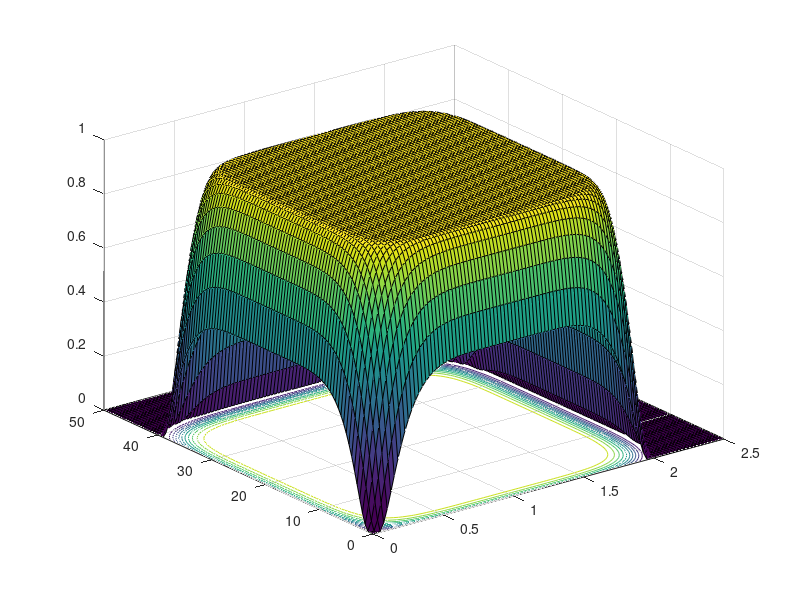
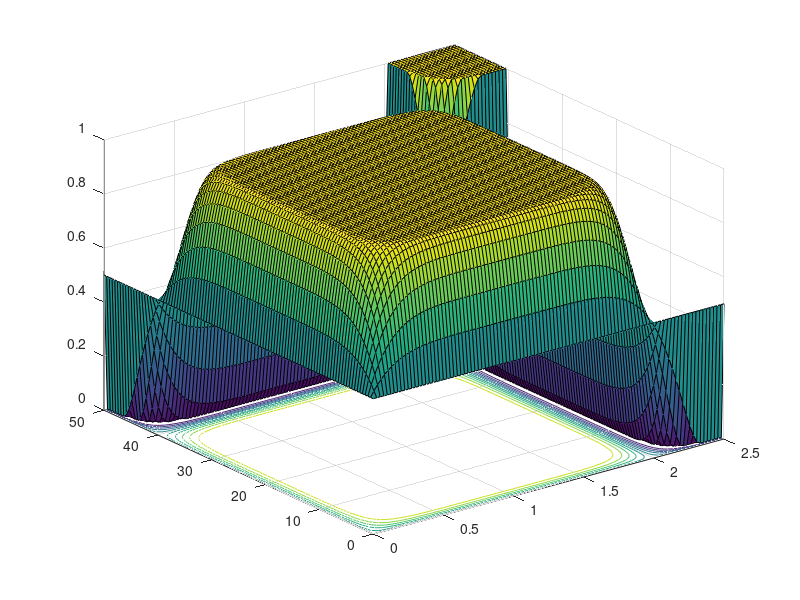
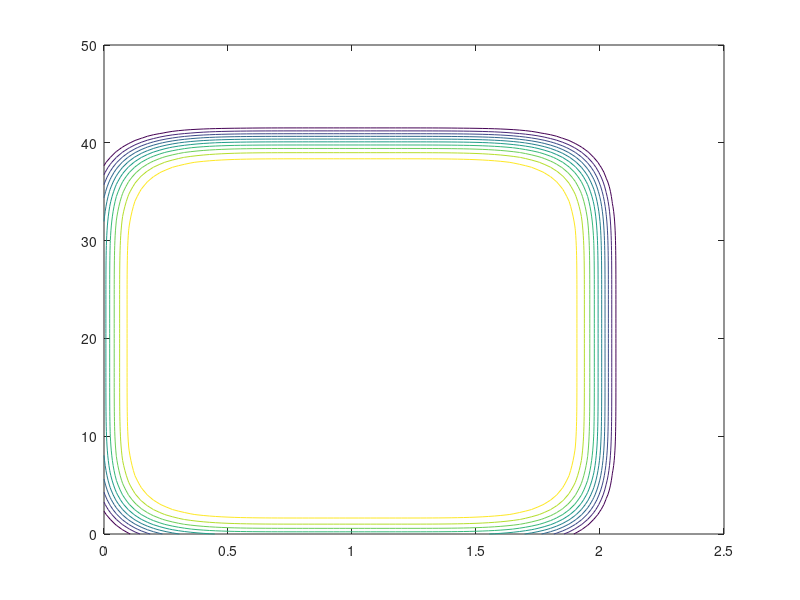
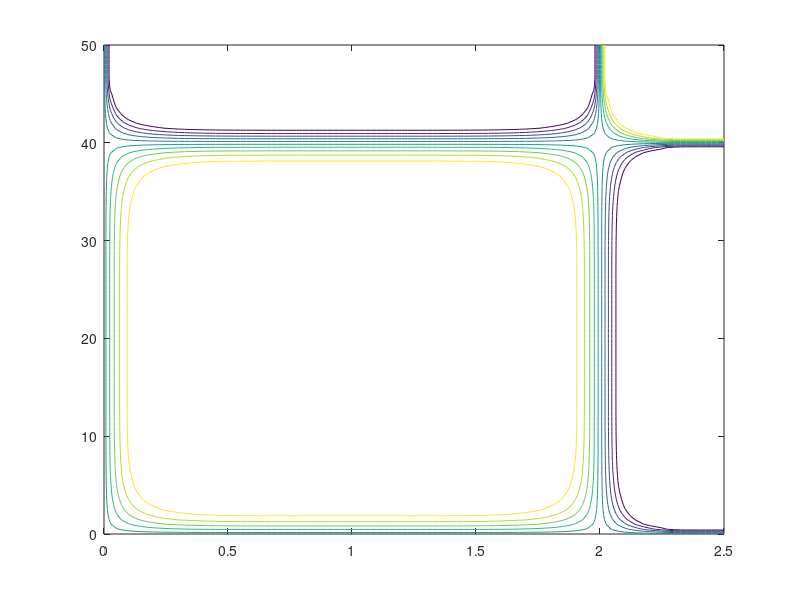

Recreate these plots in MATLAB, in order. (Note: this script raises an error after producing the figures.)
close all
clc
x = linspace(0,2.5,101);
[xx,yy] = meshgrid(x,20*x);
a=3;
z1=1-((xx-1).^2).^a-((yy-20).^2/410).^a;
z2 = (1-((xx-1).^2).^a).*(1-((yy-20).^2/400).^a);
bet=1e-3;
epsi=0.7;
chi = z1;
W=(chi>epsi)+(chi<=epsi&chi>=-epsi).*(3/4*(1-bet)*(chi/epsi-chi.^3/3/epsi^3)+(1+bet)/2)+(chi<-epsi)*bet;
chi = z2;
W2=(chi>epsi)+(chi<=epsi&chi>=-epsi).*(3/4*(1-bet)*(chi/epsi-chi.^3/3/epsi^3)+(1+bet)/2)+(chi<-epsi)*bet;
figure
surfc(xx,yy,W);
figure
surfc(xx,yy,W2);
figure
contour(xx,yy,W);
figure
contour(xx,yy,W2);
%%
syms xg uy ly yg b alp
chi = 1-(4*(xg-(uy+ly)/2).^2./(uy-ly).^2).^alp-((yg-b/2).^2./(1.05*b.^2)).^(alp);
dchi0_uy = simplify(diff(chi,uy))
dchi0_ly = simplify(diff(chi,ly))
dchi0_b = simplify(diff(chi,b))
dchi0_xg = simplify(diff(chi,xg))
dchi0_yg = simplify(diff(chi,yg))
